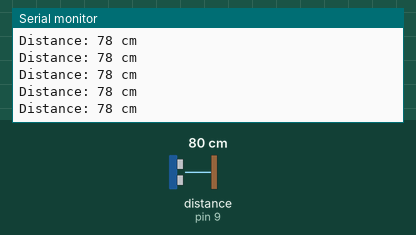
Bench run of a sketch on a simulated Arduino Uno, built with avr-gcc and run on an emulated ATmega328P. On the bench: the last lines printed to the serial monitor. Wiring (inferred from the names in the program): ultrasonic range finder: trigger pin 8; echo pin 9. Inputs (shaded band) come from the test bench; at power-on: distance to the obstacle (sensor on pin 9) 80 cm. The echo pulse lasts 58.3 µs per cm.

Above: at 1.2 s.
1.3 s: distance to the obstacle (sensor on pin 9) set to 4 cm
At 2.0 s:
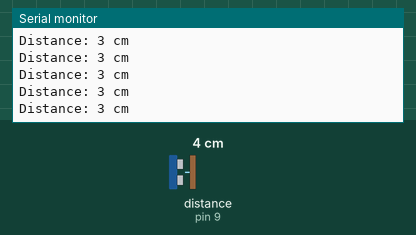
4.3 s: distance to the obstacle (sensor on pin 9) set to 2 cm
At 5.3 s:
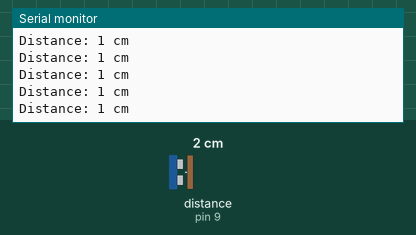
7.3 s: distance to the obstacle (sensor on pin 9) set to 4 cm
At 8.3 s:
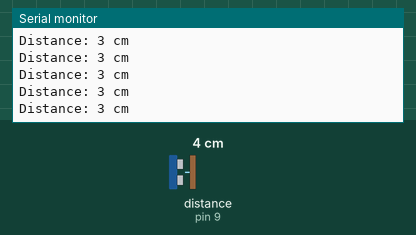
10.3 s: distance to the obstacle (sensor on pin 9) set to 18 cm
At 10.4 s:
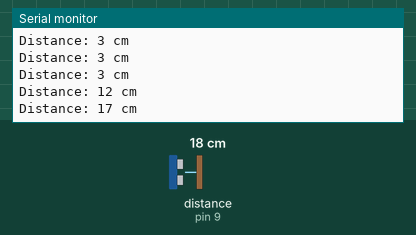
13.3 s: distance to the obstacle (sensor on pin 9) set to 9 cm
At 13.31 s:
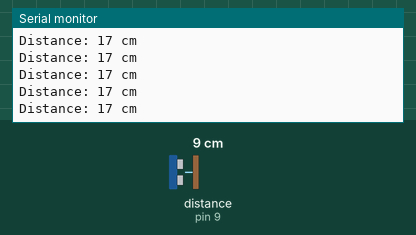
Timing chart, 0 to 16.3 s (numbered marks = the images above; inputs shaded):
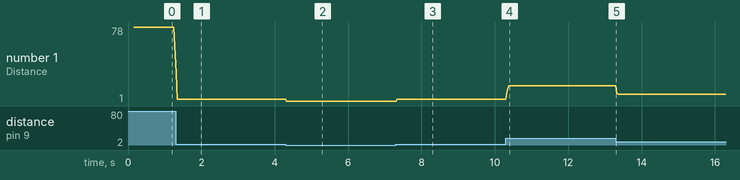

The sketch:

sonar.ino
```cpp
/*
  get a reading from dual ultrasonic sensor module and write to serial
  How it works!
  there are two pins: trig and echo
  trig is
  Modified from this:
  https://create.arduino.cc/projecthub/abdularbi17/ultrasonic-sensor-hc-sr04-with-arduino-tutorial-327ff6
*/

int trigPin = 8;
int echoPin = 9;
long duration;
int distance;
int smoothingFactor = 30;

void setup() {
  // put your setup code here, to run once:
  pinMode(trigPin, OUTPUT); // Sets the trigPin as an OUTPUT
  pinMode(echoPin, INPUT); // Sets the echoPin as an INPUT
  Serial.begin(9600); // // Serial Communication is starting with 9600 of baudrate speed
  Serial.println("sensor test");
}

void loop() {
  // handle dropout and outlier data with this
  int tempSmoothingFactor = smoothingFactor;
  // reset distance
  distance = 0;
  for (int i = 0; i < smoothingFactor; i++) {
    int tempDistance;
    // Clears the trigPin condition
    digitalWrite(trigPin, LOW);
    delayMicroseconds(2);
    // Sets the trigPin HIGH (ACTIVE) for 10 microseconds
    digitalWrite(trigPin, HIGH);
    delayMicroseconds(10);
    digitalWrite(trigPin, LOW);
    // Reads the echoPin, returns the sound wave travel time in microseconds
    duration = pulseIn(echoPin, HIGH);
    // Calculating the distance
    tempDistance = duration * 0.034 / 2; // Speed of sound wave divided by 2 (go and back)
    if (tempDistance < 1000) {
      distance = distance + tempDistance;
    }
    else {
      tempSmoothingFactor--;
    }
  }
  distance = distance / tempSmoothingFactor;
  // Displays the distance on the Serial Monitor
  Serial.print("Distance: ");
  Serial.print(distance);
  Serial.println(" cm");
}
```

Measured:
- after the input at 1.3 s, the serial monitor: prints a new line at once (image 1)
- after the input at 4.3 s, the serial monitor: prints a new line at once (image 2)
- after the input at 7.3 s, the serial monitor: prints a new line at once (image 3)
- after the input at 10.3 s, the serial monitor: prints a new line at once (image 4)
- plotted number 1: 78 → 3 after the input at 1.3 s, 3 → 1 after the input at 4.3 s, 1 → 3 after the input at 7.3 s, 3 → 17 after the input at 10.3 s, 17 → 8 after the input at 13.3 s
